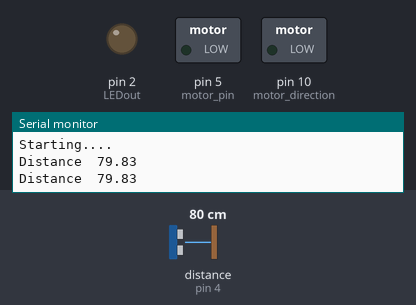
The sketch below on a simulated Arduino Uno, built with avr-gcc and run on an emulated ATmega328P. Shown: switched loads named in the sketch (green lamp = pin HIGH), output pins drawn as LEDs (lit = HIGH), the last lines printed to the serial monitor. Wiring (inferred from the names in the program): ultrasonic range finder: trigger pin 14; echo pin 4. The inputs (shaded band) are chosen by the test bench; at power-on: distance to the obstacle (sensor on pin 4) 80 cm. The echo pulse lasts 58.3 µs per cm; pins used as bus, display or sensor lines are not drawn.

Above: at 3.8 s.
3.9 s: distance to the obstacle (sensor on pin 4) set to 12 cm
6.7 s: distance to the obstacle (sensor on pin 4) set to 9 cm
At 8.7 s:
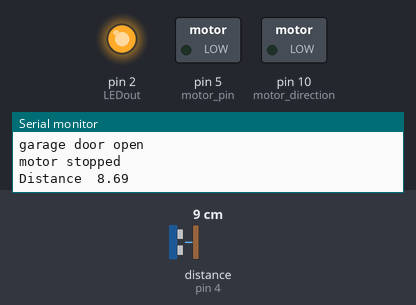
9.5 s: distance to the obstacle (sensor on pin 4) set to 18 cm
At 11.9 s:
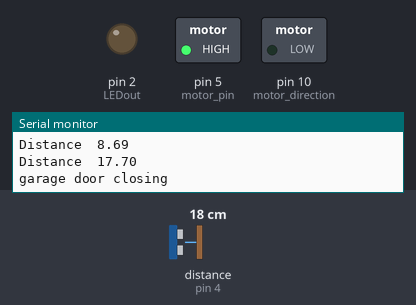
14.0 s: distance to the obstacle (sensor on pin 4) set to 2 cm
At 15.73 s:
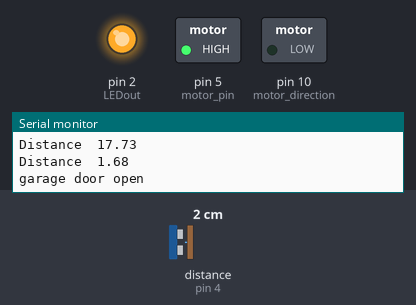
17.4 s: distance to the obstacle (sensor on pin 4) set to 35 cm
At 20.7 s:
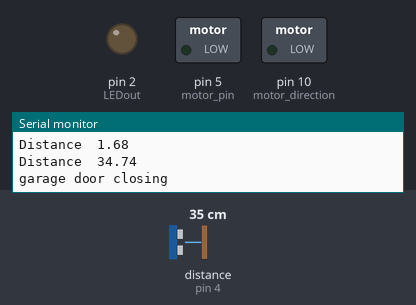
Timing chart, 0 to 22.2 s (numbered marks = the images above; inputs shaded):
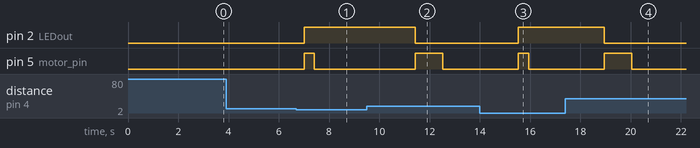

Measured:
- the behaviour switches between 11 and 10 cm on distance to the obstacle (sensor on pin 4) (found by bisection; images 0 and 1)
- after the input at 6.7 s, pin 2 (LEDout): LOW → HIGH after 0.32 s; pin 5 (motor_pin): LOW → HIGH after 0.32 s, → LOW 0.40 s later
- after the input at 9.5 s, pin 2 (LEDout): HIGH → LOW after 1.9 s; pin 5 (motor_pin): LOW → HIGH after 1.9 s, → LOW 1.1 s later
- after the input at 14.0 s, pin 2 (LEDout): LOW → HIGH after 1.5 s; pin 5 (motor_pin): LOW → HIGH after 1.5 s, → LOW 0.40 s later
- after the input at 17.4 s, pin 2 (LEDout): HIGH → LOW after 1.5 s; pin 5 (motor_pin): LOW → HIGH after 1.5 s, → LOW 1.1 s later

The sketch:

final_motor.ino
```cpp
// "Park easy Module 2"
// Define pin connections for 1 proximity sensor1, motor and LED

#define sensorTrigPin    14
#define sensorEchoPin    4
#define LEDout 2
#define motor_pin 5
#define motor_direction 10
int openonce = 1;
boolean isCarPresent = false;
boolean isCarNotPresent = true;

void setup()
{
    Serial.begin(115200);
    pinMode(sensorTrigPin, OUTPUT);
    pinMode(sensorEchoPin, INPUT);
    pinMode(motor_pin, OUTPUT);
    pinMode(motor_direction, OUTPUT);
    digitalWrite(motor_pin, LOW);
    digitalWrite(motor_direction, LOW);
    Serial.println("Starting....");
    pinMode(LEDout, OUTPUT);

}

void loop()
{
    delay(1000);
    int pulseWidth = 0;
    float dist = 0;

    // Initializing pin modes of sensors and LEDs
    digitalWrite(sensorTrigPin, LOW);
    delayMicroseconds(2);
    digitalWrite(sensorTrigPin, HIGH);
    delayMicroseconds(10);
    digitalWrite(sensorTrigPin, LOW);


    // Getting the distance of the car from the proximity sensor at the arrivale gate
    pulseWidth = pulseIn(sensorEchoPin, HIGH);
    dist = (pulseWidth/2) / 29.1;

    Serial.print("Distance  ");
    Serial.println(dist);

    // If distance is less than 10cm means the car has arrived so this will request motor to open the door.
    if (dist < 10.0) {
      isCarPresent = true;
      if(isCarPresent && isCarNotPresent){
        isCarNotPresent = false;

      digitalWrite(LEDout,HIGH);
      digitalWrite(motor_pin, HIGH);
    Serial.println("garage door open");

    delay(400);

    Serial.println("motor stopped");
    digitalWrite(motor_pin, LOW);
    digitalWrite(motor_direction, LOW);
      }
    }
    else {
      delay(1000);
      isCarNotPresent = true;
      if(isCarPresent && isCarNotPresent){
        isCarPresent = false;
        digitalWrite(motor_pin, HIGH);
        digitalWrite(LEDout,LOW);
        Serial.println("garage door closing ");
        delay(1110);
        digitalWrite(motor_pin, LOW);
        }
    }
}
```
